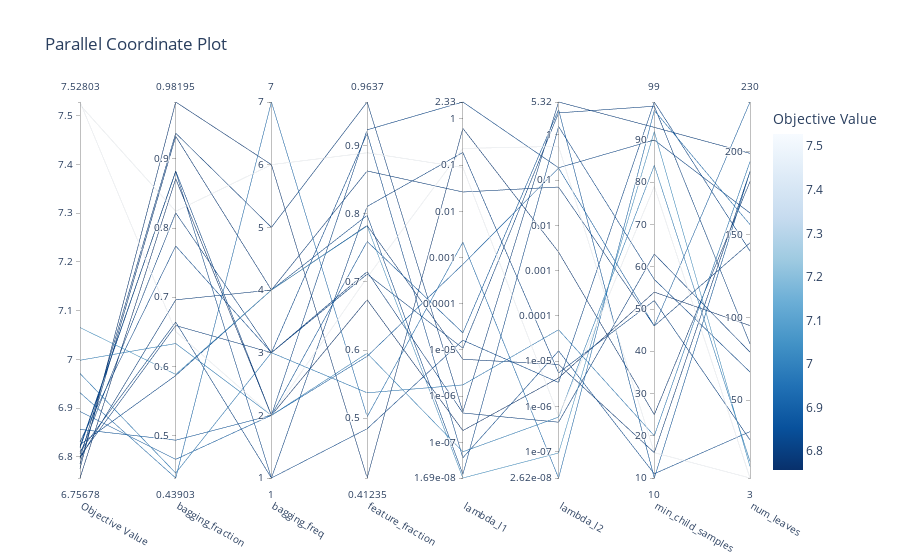

Notebook source saved alongside this figure:
### Code cell
optuna.visualization.plot_parallel_coordinate(study)

### Figure 1 — Plotly figure (JSON) as saved in the notebook; plotly's stock layout.template omitted (floating-point values rounded to 4 significant figures)
{"data": [{"dimensions": [{"label": "Objective Value", "range": [6.757, 7.528], "values": [6.856, 6.776, 6.801, 6.757, 6.932, 6.811, 6.825, 6.797, 6.998, 6.821, 7.522, 6.831, 6.786, 6.798, 7.065, 6.971, 6.818, 6.893, 7.528, 6.806]}, {"label": "bagging_fraction", "range": [0.439, 0.9819], "values": [0.4936, 0.9819, 0.6592, 0.8711, 0.439, 0.6641, 0.587, 0.9369, 0.6332, 0.8813, 0.8241, 0.774, 0.9323, 0.6963, 0.5886, 0.4462, 0.8822, 0.466, 0.6504, 0.8218]}, {"label": "bagging_freq", "range": [1, 7], "values": [2, 6, 3, 2, 7, 1, 4, 5, 2, 1, 6, 3, 4, 4, 4, 3, 2, 2, 2, 3]}, {"label": "feature_fraction", "range": [0.4124, 0.9637], "values": [0.7592, 0.4124, 0.7149, 0.6736, 0.5023, 0.8105, 0.7975, 0.9637, 0.5952, 0.4846, 0.8893, 0.9179, 0.7825, 0.8626, 0.7818, 0.5373, 0.9229, 0.5908, 0.7064, 0.7113]}, {"label": "lambda_l1", "range": [-7.771, 0.3673], "ticktext": ["1.69e-08", "1e-07", "1e-06", "1e-05", "0.0001", "0.001", "0.01", "0.1", "1", "2.33"], "tickvals": [-7.771, -7, -6, -5, -4, -3, -2, -1, 0, 0.3673], "values": [-4.629, -0.2044, -6.364, -6.745, -2.668, -0.7244, -7.691, -6.336, -7.204, -4.789, -1.05, -7.334, -5.201, -1.581, -7.771, -5.756, 0.3673, -3.146, -0.6379, -4.961]}, {"label": "lambda_l2", "range": [-7.582, 0.7263], "ticktext": ["2.62e-08", "1e-07", "1e-06", "1e-05", "0.0001", "0.001", "0.01", "0.1", "1", "5.32"], "tickvals": [-7.582, -7, -6, -5, -4, -3, -2, -1, 0, 0.7263], "values": [0.5564, -2.59, -6.349, -5.371, -7.582, -5.258, 0.1839, 0.7263, -6.236, -5.472, -6.212, -4.774, -5.073, -1.153, -7.029, -4.307, -0.7269, -0.733, -0.2534, 0.4862]}, {"label": "min_child_samples", "range": [10, 99], "values": [10, 25, 63, 54, 97, 52, 57, 93, 84, 99, 79, 11, 16, 46, 92, 20, 90, 46, 16, 98]}, {"label": "num_leaves", "range": [3, 230], "values": [188, 182, 79, 95, 156, 26, 67, 199, 13, 140, 3, 31, 188, 145, 10, 194, 163, 230, 3, 84]}], "labelangle": 30, "labelside": "bottom", "line": {"color": [6.856, 6.776, 6.801, 6.757, 6.932, 6.811, 6.825, 6.797, 6.998, 6.821, 7.522, 6.831, 6.786, 6.798, 7.065, 6.971, 6.818, 6.893, 7.528, 6.806], "colorbar": {"title": {"text": "Objective Value"}}, "colorscale": [[0, "rgb(247,251,255)"], [0.125, "rgb(222,235,247)"], [0.25, "rgb(198,219,239)"], [0.375, "rgb(158,202,225)"], [0.5, "rgb(107,174,214)"], [0.625, "rgb(66,146,198)"], [0.75, "rgb(33,113,181)"], [0.875, "rgb(8,81,156)"], [1, "rgb(8,48,107)"]], "reversescale": true, "showscale": true}, "type": "parcoords"}], "layout": {"title": {"text": "Parallel Coordinate Plot"}}}
